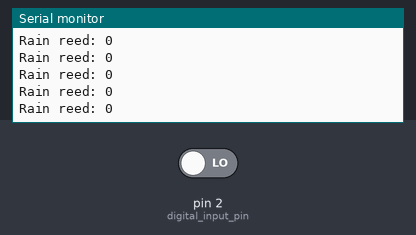
Recording of a sketch running on a simulated Arduino Uno, built with avr-gcc and run on an emulated ATmega328P. Parts: the last lines printed to the serial monitor. The inputs (shaded band) are chosen by the test bench; at power-on: pin 2 (digital_input_pin) LOW.

Above: at 1.2 s.
1.3 s: pin 2 (digital_input_pin) driven HIGH
At 1.49 s:
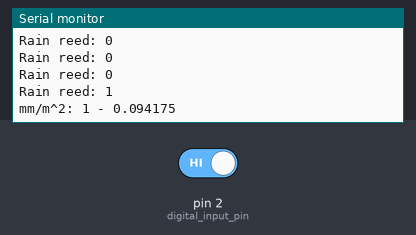
2.8 s: pin 2 (digital_input_pin) driven LOW
At 2.99 s:
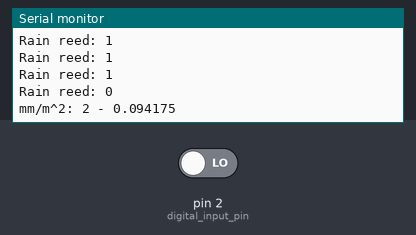

Measured:
- after the input at 1.3 s, the serial monitor: prints a new line after 0.05 s (image 1)
- after the input at 2.8 s, the serial monitor: prints a new line after 0.07 s (image 2)

The sketch:

rain_gauge_test.ino
```cpp
//  Decleration and initialization of the input pin
int digital_input_pin = 2;

//  1.25 ml per dipper change, 94.175 ml per m^2 (=1.25*75.34), = 0.094175mm/m^2
//  diameter of raingauge is about 130mm, r = 65mm, surface = pi*r^2 = 132.73 cm^2
//  therefore per m^2 (=10000cm^2) we have a factor of about 75.34
const char* mmPerSquareMeter = "0.094175";

//  Indicates that this is the first loop
bool firstLoop = true;
//  Specifies which mode was last time
bool lastState = false;
//  Specifies the state of the loop now
bool currentState = false;
//  Specifies when did we change the status the last time
unsigned long lastChanged = 0;
//  Number of tippings since its start
int totalCount   = 0;

void setup() {
  pinMode(digital_input_pin, INPUT);

  //  Serial output with 9600 bps
  Serial.begin(9600);
}

void loop() {
  //  The program reads the current value of the input pins
  //  and outputs it via serial out
  // float analog;
  // int digital;

  //  If it is the first startup,  it should not send any data
  int currentState = digitalRead(digital_input_pin);
  Serial.print(F("Rain reed: "));
  Serial.println(currentState);
  if (firstLoop) {
    lastState = currentState;
    firstLoop = false;  // Sets that it has now run the startup.
  };

  //  Checks the value of the stick, translates it to a bool value.
  if (currentState == 1) {
    currentState = true;
  } else {
    currentState = false;
  }

  //  Checks whether the previous loop has the same loop as the current loop. Will not go into this first loop.
  if (lastState != currentState) {

    lastState = currentState;

    // between two changes, there should be 0.25 sec difference
    if ((millis() - lastChanged) > 250) {
      totalCount++;
      lastChanged = millis();

      // Serial.print("Number of times:");
      // Serial.println(totalCount);

      Serial.print("mm/m^2: ");
      Serial.print(totalCount); Serial.print(" - ");  Serial.println(mmPerSquareMeter);
    }
  }

  //  Small delay to avoid false readings.
  delay(150);
}
```
